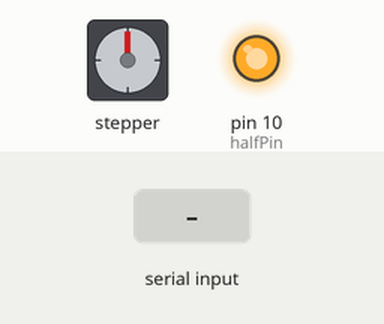
This sketch was run on a simulated Arduino Uno, built with avr-gcc and run on an emulated ATmega328P. Parts: stepper motor, output pins drawn as LEDs (lit = HIGH). Wiring (inferred from the names in the program): stepper motor driver (200 steps per turn assumed): step pin 9; direction pin 8. The test bench sets the inputs (shaded band). Pins used as bus, display or sensor lines are not drawn; what the sketch prints to the serial monitor is not drawn.

Above: at 1.2 s.
1.3 s: "r" received over Serial
Timing chart, 0 to 4.3 s (numbered marks = the images above; inputs shaded):
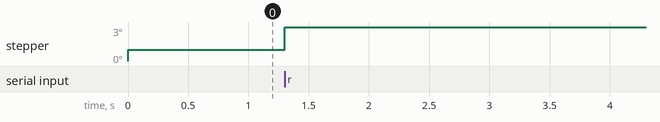

The sketch:

Rotation_Table.ino
```cpp
const int stepPin = 9;
const int dirPin = 8;
const int halfPin = 10;
int step = 0;

void rotation(int delayTime) {
  digitalWrite(stepPin, HIGH);
  delayMicroseconds(delayTime);
  digitalWrite(stepPin, LOW);
  delayMicroseconds(delayTime);
}

void setup() {
  pinMode(stepPin, OUTPUT);
  pinMode(dirPin, OUTPUT);
  pinMode(halfPin, OUTPUT);

  digitalWrite(dirPin, HIGH);
  digitalWrite(halfPin, HIGH);

  // Realiza uma rotação inicial do motor de passo
  rotation(500);

  // Inicializa a comunicação serial com uma taxa de 9600 bps
  Serial.begin(9600);
}

void loop() {
  // Verifica se há dados disponíveis na porta serial
  if (Serial.available() > 0) {
    char receivedChar = Serial.read(); // Lê o caractere recebido

    if (receivedChar == 'r') {
      // Realiza uma rotação quando o caractere 'r' é recebido
      rotation(500);
      // Envia um sinal de confirmação de rotação concluída para o Python
      Serial.println("rotation_complete");
    }
  }
}
```
